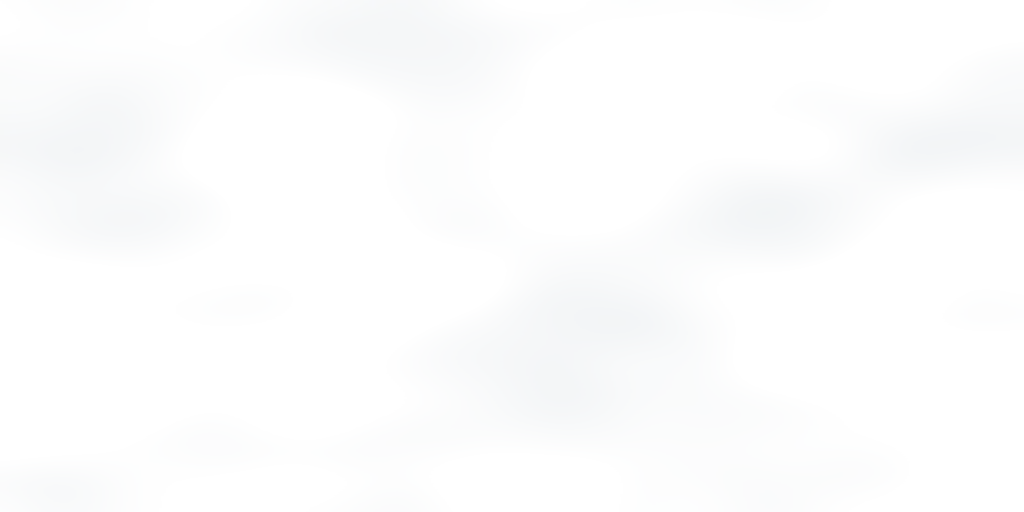
#> input picture assets/experience/mist.webp, 1024 x 512 px
$ python build_trailer_v3.py ../assets/art/a-cidade-na-tempestade.webp
#> lines starting #> are read from the running program, lines starting #| are printed output that depends on the picture
### tools/build_trailer_v2.py
#!/usr/bin/env python3
"""Trailer cinematográfico de Cartas do Norte — 90 s, 1920×1080 com janela 2,39:1, 30 fps.

Roteiro em três atos, usando só aquarelas da edição e frases do próprio romance (prólogo, capítulos 1 e 3,
Carta I, carta náutica) e da paratextualidade da Edição Final. Nenhuma revelação do desfecho.

  0–15 s   A PRIMEIRA LUZ   três pulsações do farol no escuro; a segunda luz (prólogo); impacto.
 15–37 s   O ARQUIVO        funeral sob chuva, a carta escrita à mão, a casa do farol, a rota no mapa.
 37–52 s   A TRAVESSIA      montagem no pulso da trilha: mar de agulhas, salinas, lanternas, baleias, gruta.
 52–68 s   A TEMPESTADE     cortes rápidos, relâmpagos, tremor de câmera; "três pulsações / uma pausa / outras três".
 68–90 s   O EMBLEMA        silêncio, três pulsos, o emblema surge num facho de luz.

Imagem: câmera com subpixel, facho volumétrico, bloom, chuva em duas camadas, relâmpagos, tremor, chicote,
revelação em tinta (máscara de ruído), graduação de cor, vinheta e grão de filme.
Som: tools/trailer_audio.py (trilha original, narração neural e efeitos). Sem legendas na imagem;
o arquivo .vtt acompanha a narração para acessibilidade (desligado por padrão no site).

Uso: python3 tools/build_trailer_v2.py   (gera assets/video/trailer.mp4, trailer-poster.webp e trailer.vtt)
"""
import math, subprocess, tempfile, io, os
from pathlib import Path
from multiprocessing import Pool
import numpy as np
from PIL import Image, ImageDraw, ImageFont, ImageFilter
from fontTools.ttLib import TTFont

ROOT = Path(__file__).resolve().parents[1]
OUT = ROOT / 'assets/video'
W, H, FPS, DUR = 1920, 1080, 30, 90.0
BAR = 138; AH = H - 2 * BAR          # janela 2,39:1
SR = 48000
rng = np.random.default_rng(7)

# ── utilitários de imagem ────────────────────────────────────────────────────
def img(p): return Image.open(ROOT / p).convert('RGB')
def ease(x): x = min(1.0, max(0.0, x)); return x * x * (3 - 2 * x)
def eio(x): x = min(1.0, max(0.0, x)); return 4 * x ** 3 if x < .5 else 1 - (-2 * x + 2) ** 3 / 2
def lerp(a, b, k): return a + (b - a) * k
# [11 lines left out: functions env, window, not called in this run]

def to_pil(a): return Image.fromarray((np.clip(a, 0, 1) * 255).astype(np.uint8))

def blur_small(a, factor=4, radius=10):
    s = to_pil(a).resize((W // factor, AH // factor), Image.BILINEAR).filter(ImageFilter.GaussianBlur(radius))
    return np.asarray(s.resize((W, AH), Image.BILINEAR), np.float32) / 255

def bloom(a, k=0.6, thr=0.62):
    return a + k * blur_small(np.maximum(a - thr, 0) * 2.2, 4, 9)

# [5 lines left out: function hblur, not called in this run]

YY, XX = np.mgrid[0:AH, 0:W].astype(np.float32)
VIGNETTE = (1 - 0.55 * (((XX - W / 2) / (W * .62)) ** 2 + ((YY - AH / 2) / (AH * .78)) ** 2)).clip(0.25, 1)[..., None]
GRAIN = [rng.normal(0, 1, (AH, W)).astype(np.float32)[..., None] for _ in range(6)]

# [6 lines left out: function grade, not called in this run]

def radial(cx, cy, r, color, k=1.0):
    d = ((XX - cx) ** 2 + (YY - cy) ** 2) / (r * r)
    return (np.exp(-d)[..., None] * np.array(color, np.float32)) * k

# [8 lines left out: function beam, not called in this run]

def smooth_noise(seed, scale):
#> called with seed = 3, scale = 90
    r = np.random.default_rng(seed).random((AH // scale + 2, W // scale + 2)).astype(np.float32)
    im = Image.fromarray((r * 255).astype(np.uint8)).resize((W + 2 * scale, AH + 2 * scale), Image.BICUBIC)
    return np.asarray(im, np.float32)[scale:scale + AH, scale:scale + W] / 255
INK = (smooth_noise(3, 90) * .6 + smooth_noise(4, 24) * .3 + smooth_noise(5, 6) * .1)
#> call 2 of smooth_noise, with seed = 4, scale = 24
#> in smooth_noise (call 2), `im = Image.fromarray((r * 255).astype(np.uint8)).resize((W + 2 * scale..`:
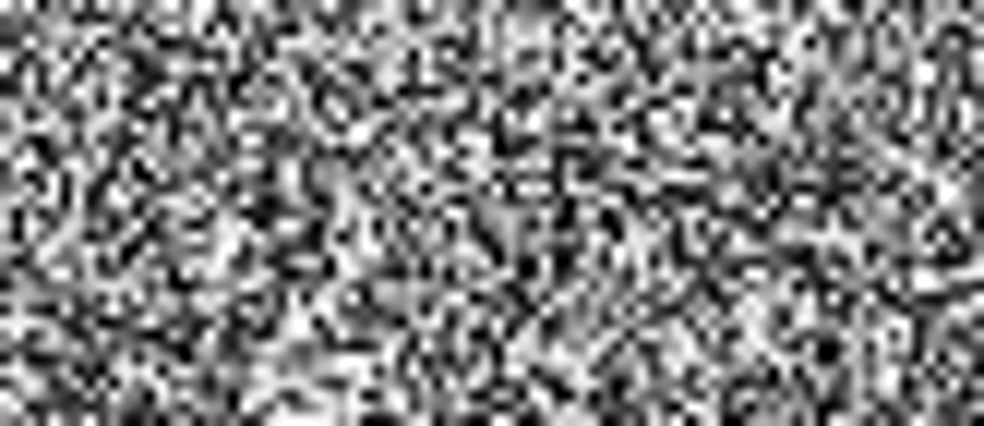
#> im: PIL image 1968x852 L (shown at 1/2 size); min 0, max 255, mean 128.5
#> call 3 of smooth_noise, with seed = 5, scale = 6
#> in smooth_noise (call 3), `r = np.random.default_rng(seed).random((AH // scale + 2, W // scale + ..`:
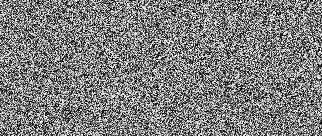
#> r: shape (136, 322) float32; min 1.36e-06, max 1, mean 0.498
#> in smooth_noise (call 3), `im = Image.fromarray((r * 255).astype(np.uint8)).resize((W + 2 * scale..`:
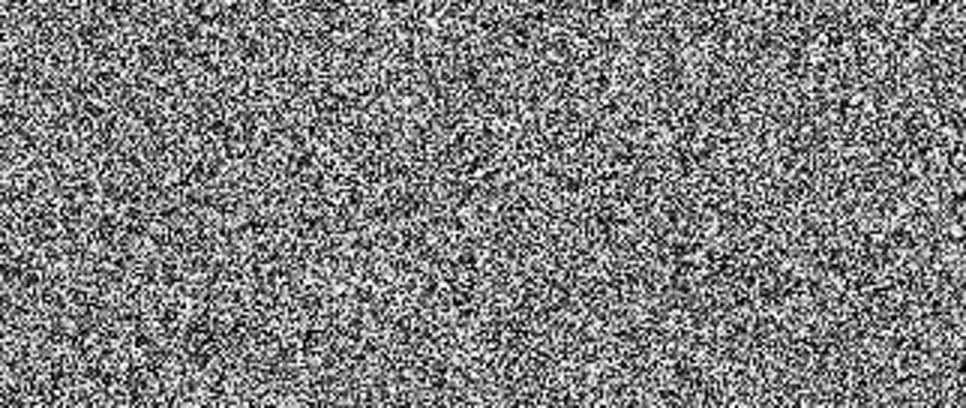
#> im: PIL image 1932x816 L (shown at 1/2 size); min 0, max 255, mean 126.6
#> in smooth_noise (call 3), `return np.asarray(im, np.float32)[scale:scale + AH, scale:scale + W] /..`:
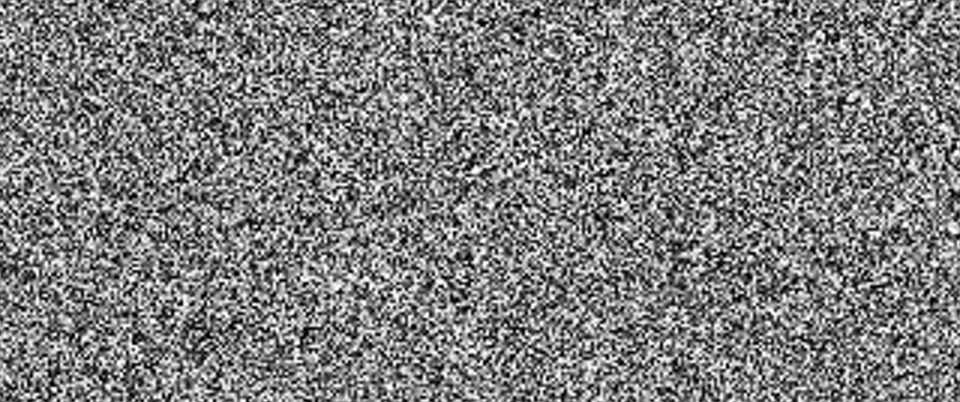
#> returned value: shape (804, 1920) float32 (shown at 1/2 size); min 0, max 1, mean 0.497
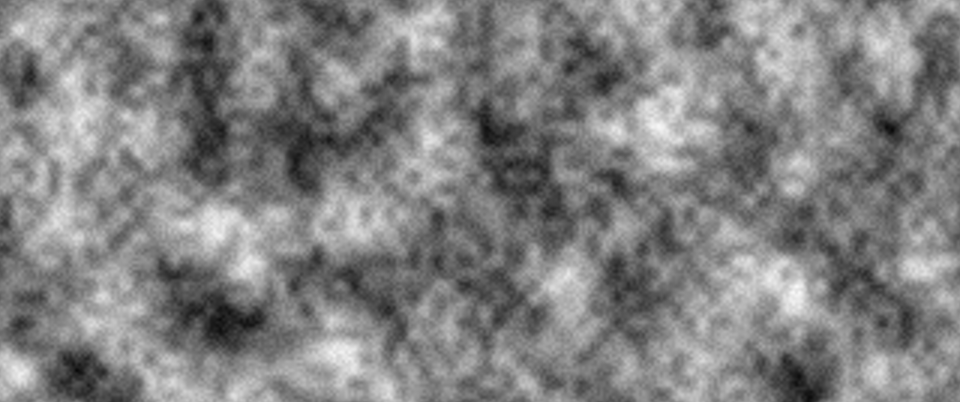
#> INK: shape (804, 1920) float32 (shown at 1/2 size); min 0.0314, max 0.98, mean 0.508

def rain_sheet(seed, n, length, alpha, slant):
#> called with seed = 11, n = 2600, length = 38, alpha = 255, slant = 0.18
    r = np.random.default_rng(seed); sh = Image.new('L', (W, AH * 2), 0); d = ImageDraw.Draw(sh)
#> after `sh = Image.new('L', (W, AH * 2), 0)`: sh: PIL image 1920x1608 L; every value is 0
    for _ in range(n):
        x, y = r.uniform(-200, W), r.uniform(0, AH * 2); l = r.uniform(.6, 1.2) * length
        d.line([(x, y), (x + slant * l, y + l)], fill=int(r.uniform(.4, 1) * alpha), width=1)
    return np.asarray(sh.filter(ImageFilter.GaussianBlur(.6)), np.float32) / 255
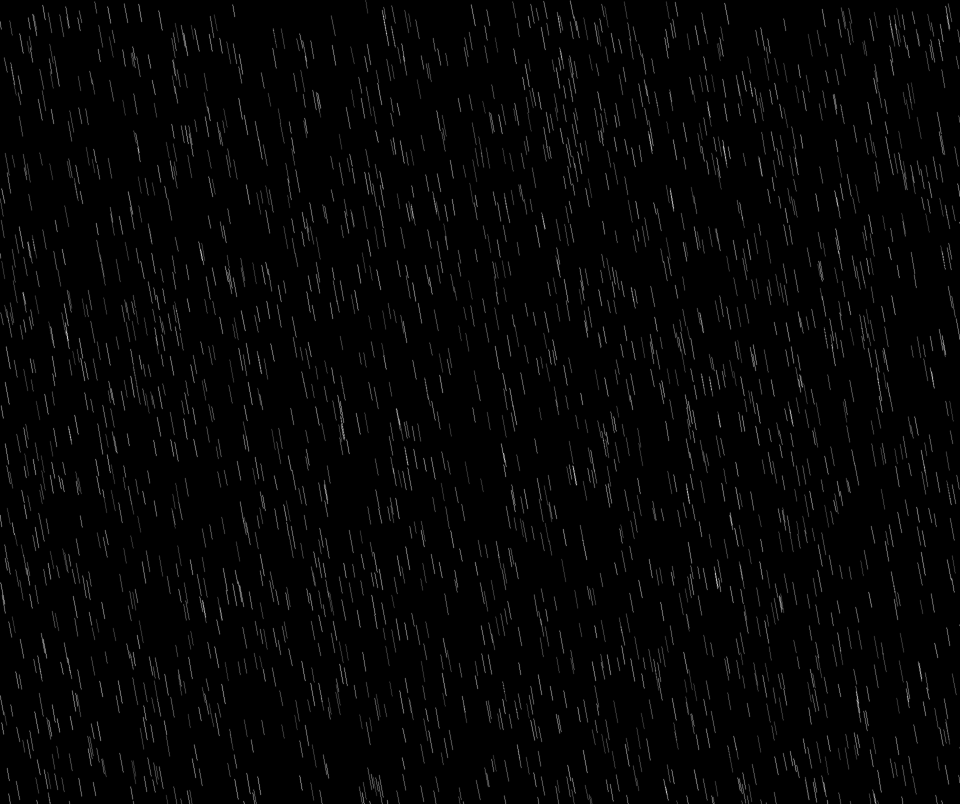
#> returned value: shape (1608, 1920) float32 (shown at 1/2 size); min 0, max 0.82, mean 0.0182
RAIN = [rain_sheet(11, 2600, 38, 255, .18), rain_sheet(12, 900, 90, 200, .22)]
#> the loop in rain_sheet (call 2), `for _ in range(n):` made 900 passes
#> (x, y, l) on passes 1 to 3: (331.7, 1522.4, 64.22), (541.8, 370.7, 90.2), (1700.2, 1379.9, 54.15)
# [6 lines left out: function rain, not called in this run]

MIST = np.asarray(Image.open(ROOT / 'assets/experience/mist.webp').convert('RGBA').resize((2048, AH)), np.float32)[..., 3] / 255
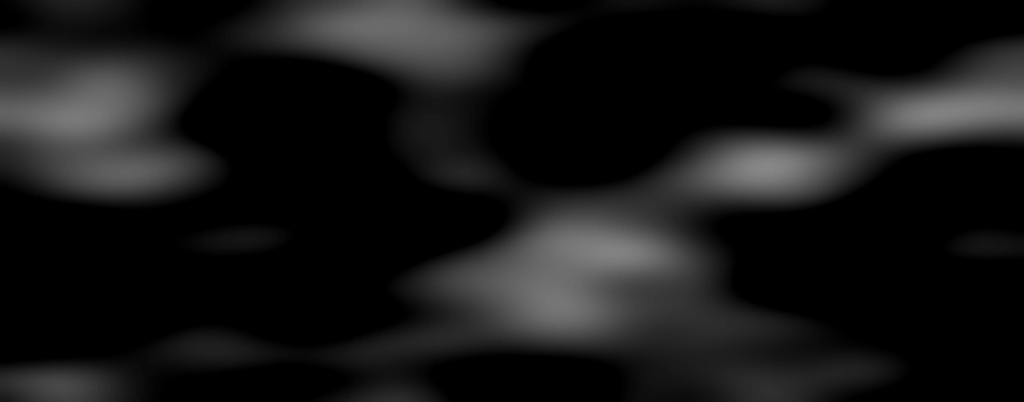
#> MIST: shape (804, 2048) float32 (shown at 1/2 size); min 0, max 0.529, mean 0.0901
# [4 lines left out: function mist, not called in this run]

def shake(t, amp, seed=1):
    return (amp * (math.sin(t * 37 + seed) * .6 + math.sin(t * 61 + 2 * seed) * .4),
            amp * (math.sin(t * 43 + 3 * seed) * .6 + math.sin(t * 71 + seed) * .4))

# ── fontes e texto ──────────────────────────────────────────────────────────
TMP = Path(tempfile.mkdtemp())
def font_file(woff2, name):
#> (the run stopped early here; a loop or call above may not have finished)
